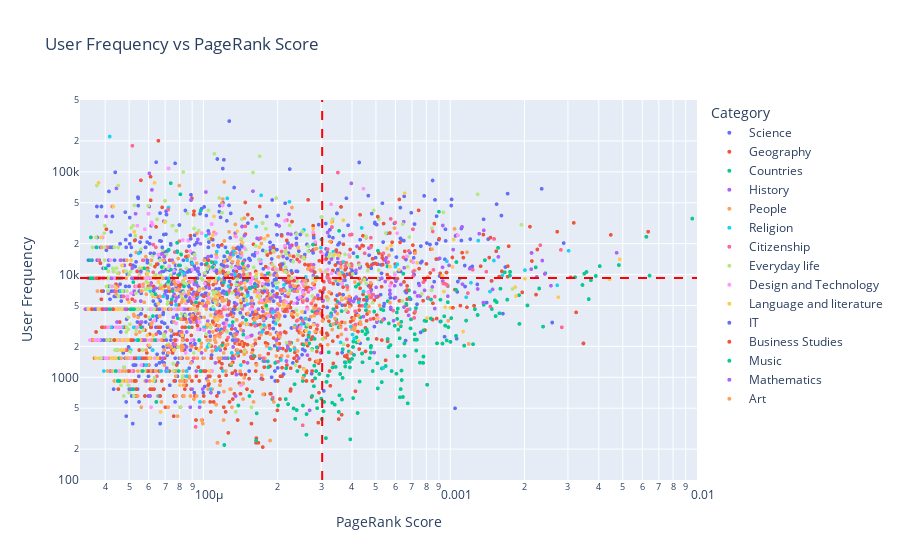

The notebook cell this image was saved under:
### Markdown cell above
# Pagerank vs user frequency

### Code cell
freVpr = get_pageVSfreq_data(data, df_filtered_hubs)
plot_pageVSfreq(freVpr, category=None)

### Figure 1 — Plotly figure (JSON) as saved in the notebook; plotly's stock layout.template omitted (floating-point values rounded to 4 significant figures; data arrays with more than 128 entries replaced by an {"elided": "..."} marker saying what was removed)
{"data": [{"customdata": {"elided": "840x1 str values"}, "hovertemplate": "Category=Science<br>PageRank Score=%{x}<br>User Frequency=%{y}<br>article_name=%{customdata[0]}<extra></extra>", "legendgroup": "Science", "marker": {"color": "#636efa", "opacity": 1, "size": 4, "symbol": "circle"}, "mode": "markers", "name": "Science", "showlegend": true, "type": "scattergl", "x": {"elided": "840 float values"}, "xaxis": "x", "y": {"elided": "840 float values"}, "yaxis": "y"}, {"customdata": {"elided": "860x1 str values"}, "hovertemplate": "Category=Geography<br>PageRank Score=%{x}<br>User Frequency=%{y}<br>article_name=%{customdata[0]}<extra></extra>", "legendgroup": "Geography", "marker": {"color": "#EF553B", "opacity": 1, "size": 4, "symbol": "circle"}, "mode": "markers", "name": "Geography", "showlegend": true, "type": "scattergl", "x": {"elided": "860 float values"}, "xaxis": "x", "y": {"elided": "860 float values"}, "yaxis": "y"}, {"customdata": {"elided": "223x1 str values"}, "hovertemplate": "Category=Countries<br>PageRank Score=%{x}<br>User Frequency=%{y}<br>article_name=%{customdata[0]}<extra></extra>", "legendgroup": "Countries", "marker": {"color": "#00cc96", "opacity": 1, "size": 4, "symbol": "circle"}, "mode": "markers", "name": "Countries", "showlegend": true, "type": "scattergl", "x": {"elided": "223 float values"}, "xaxis": "x", "y": {"elided": "223 float values"}, "yaxis": "y"}, {"customdata": {"elided": "374x1 str values"}, "hovertemplate": "Category=History<br>PageRank Score=%{x}<br>User Frequency=%{y}<br>article_name=%{customdata[0]}<extra></extra>", "legendgroup": "History", "marker": {"color": "#ab63fa", "opacity": 1, "size": 4, "symbol": "circle"}, "mode": "markers", "name": "History", "showlegend": true, "type": "scattergl", "x": {"elided": "374 float values"}, "xaxis": "x", "y": {"elided": "374 float values"}, "yaxis": "y"}, {"customdata": {"elided": "519x1 str values"}, "hovertemplate": "Category=People<br>PageRank Score=%{x}<br>User Frequency=%{y}<br>article_name=%{customdata[0]}<extra></extra>", "legendgroup": "People", "marker": {"color": "#FFA15A", "opacity": 1, "size": 4, "symbol": "circle"}, "mode": "markers", "name": "People", "showlegend": true, "type": "scattergl", "x": {"elided": "519 float values"}, "xaxis": "x", "y": {"elided": "519 float values"}, "yaxis": "y"}, {"customdata": [["Christianity"], ["Religion"], ["Roman Catholic Church"], ["Philosophy"], ["Islam"], ["Greek mythology"], ["Norse mythology"], ["Jesus"], ["Roman mythology"], ["Judaism"], ["Bible"], ["God"], ["Church of England"], ["Buddhism"], ["Hinduism"], ["Age of Enlightenment"], ["Zeus"], ["Mind"], ["Deity"], ["Logic"], ["Pope"], ["Ethics"], ["Folklore"], ["Crusades"], ["Athena"], ["Political philosophy"], ["Confucianism"], ["Anglicanism"], ["Eastern Orthodox Church"], ["Thor"], ["Odin"], ["Existentialism"], ["Last Supper"], ["Apollo"], ["Atheism"], ["Spring Heeled Jack"], ["Anglican Communion"], ["Humanism"], ["Creationism"], ["Creationism"], ["Philosophy of mind"], ["Creation-evolution controversy"], ["Anarchism"], ["Names of God in Judaism"], ["Jupiter (mythology)"], ["Qur'an"], ["Spanish Inquisition"], ["Mysticism"], ["Mosque"], ["Celtic mythology"], ["Taoism"], ["Deluge (mythology)"], ["First Crusade"], ["Vampire"], ["Pentateuch"], ["Church of Ireland"], ["Mecca"], ["Heliocentrism"], ["Empiricism"], ["Trinity"], ["Religious Society of Friends"], ["Brahman"], ["Sikhism"], ["Shinto"], ["Allah"], ["Apostolic Succession"], ["Bahá'í Faith"], ["Atlantis"], ["Abbey"], ["Christian monasticism"], ["Dead Sea scrolls"], ["Utilitarianism"], ["Abbot"], ["Swastika"], ["Ganesha"], ["Zionism"], ["Flat Earth"], ["Flat Earth"], ["Scottish mythology"], ["East-West Schism"], ["Shroud of Turin"], ["Osiris"], ["Mormon"], ["Maya mythology"], ["Second Crusade"], ["Scottish Episcopal Church"], ["Agnosticism"], ["Idolatry"], ["Episcopal polity"], ["Abhidhamma Pitaka"], ["Jehovah"], ["Catholic social teaching"], ["Book of Common Prayer"], ["Kohlberg's stages of moral development"], ["Allegory in the Middle Ages"], ["First Council of Nicaea"], ["Pali Canon"], ["Sermon on the Mount"], ["Stoicism"], ["Quetzalcoatl"], ["Ghost Dance"], ["Consolation of Philosophy"], ["Albigensian Crusade"], ["German Crusade, 1096"], ["Isis"], ["Lindisfarne Gospels"], ["Slavic mythology"], ["Analytical Marxism"], ["Yeti"], ["Rama"], ["Anglican Church of Australia"], ["Opus Dei"], ["Opus Dei"], ["I Ching"], ["Tripitaka"], ["Papal conclave"], ["Vinaya"], ["Capitoline Triad"], ["Children's Crusade"], ["Ordination of women"], ["Dualism (philosophy of mind)"], ["Tao Te Ching"], ["Trimurti"]], "hovertemplate": "Category=Religion<br>PageRank Score=%{x}<br>User Frequency=%{y}<br>article_name=%{customdata[0]}<extra></extra>", "legendgroup": "Religion", "marker": {"color": "#19d3f3", "opacity": 1, "size": 4, "symbol": "circle"}, "mode": "markers", "name": "Religion", "showlegend": true, "type": "scattergl", "x": [0.003018, 0.001299, 0.002009, 0.001503, 0.002715, 0.0004376, 0.0001713, 0.0009692, 0.0002232, 0.001625, 0.001214, 0.001093, 0.0006105, 0.001449, 0.001161, 0.0006002, 0.0003363, 0.0002556, 0.0002994, 0.00037, 0.00081, 0.0005689, 0.000347, 0.0003637, 0.0001707, 0.0002599, 0.0003814, 0.0004453, 0.0006853, 0.0001025, 0.0001328, 0.0001416, 0.0001638, 0.0002122, 0.0004257, 4.171e-05, 0.0004529, 0.0001982, 0.0001124, 0.0001124, 0.0001132, 7.219e-05, 0.0003282, 0.0001249, 0.0001322, 0.000402, 0.0002268, 0.0001516, 0.0003597, 9.008e-05, 0.0003957, 0.0001342, 0.0001885, 8.338e-05, 0.0001449, 0.0002496, 0.0002682, 0.0001507, 0.0002351, 0.0002589, 0.0001604, 0.0001491, 0.0004083, 0.0001916, 0.0001964, 0.000191, 0.0005363, 7.749e-05, 0.0001102, 0.0001267, 8.607e-05, 0.0002342, 0.0001727, 0.0001275, 9.467e-05, 0.0002062, 5.466e-05, 5.466e-05, 5.975e-05, 0.0001759, 8.105e-05, 4.864e-05, 0.0001039, 4.695e-05, 0.000101, 0.0001052, 0.0001856, 0.0001149, 0.0001129, 0.0001155, 7.229e-05, 6.881e-05, 0.0001418, 6.088e-05, 4.616e-05, 0.0001335, 0.0001381, 0.0001302, 0.0001199, 5.072e-05, 4.249e-05, 5.865e-05, 8.551e-05, 6.226e-05, 6.736e-05, 4.603e-05, 4.222e-05, 5.22e-05, 4.681e-05, 9.691e-05, 6.605e-05, 4.653e-05, 4.653e-05, 4.853e-05, 8.549e-05, 3.95e-05, 7.145e-05, 4.293e-05, 6.335e-05, 5.478e-05, 3.553e-05, 0.0001071, 5.367e-05], "xaxis": "x", "y": [17060.0, 21430.0, 11060.0, 13720.0, 7866.0, 28480.0, 59170.0, 13490.0, 51140.0, 9811.0, 8343.0, 9135.0, 12580.0, 6842.0, 6023.0, 11930.0, 16700.0, 27260.0, 18270.0, 13250.0, 5855.0, 9372.0, 8718.0, 10450.0, 13810.0, 9496.0, 7801.0, 6847.0, 4604, 23940.0, 17100.0, 14680.0, 29350.0, 7938.0, 5353.0, 220992, 4925.0, 7437.0, 13150.0, 13150.0, 16740.0, 44889, 3903.0, 55250.0, 15650.0, 2606.0, 7269.0, 6278.0, 2185.0, 12790.0, 3111.0, 10050.0, 5883.0, 10230.0, 18416, 3289.0, 2734.0, 5146.0, 3187.0, 3727.0, 3348.0, 6139.0, 2381.0, 4297.0, 3325.0, 4275.0, 1235.0, 5064.0, 4604, 7673.0, 13810.0, 1883.0, 2762.0, 3187.0, 6139.0, 1473.0, 16110.0, 16110.0, 10740.0, 3223.0, 10740.0, 10740.0, 1973.0, 6906, 3069.0, 2093.0, 1918.0, 1918.0, 1842.0, 9208, 9208, 6139.0, 1315.0, 6906, 6906, 2302, 1726.0, 1726.0, 1151, 1842.0, 4604, 1315.0, 1023.0, 1842.0, 1151, 3069.0, 3069.0, 3069.0, 3069.0, 575.5, 657.7, 1535.0, 1535.0, 1535.0, 1151, 1151, 1151, 4604, 920.8, 1535.0, 4604, 767.3, 2302], "yaxis": "y"}, {"customdata": {"elided": "193x1 str values"}, "hovertemplate": "Category=Citizenship<br>PageRank Score=%{x}<br>User Frequency=%{y}<br>article_name=%{customdata[0]}<extra></extra>", "legendgroup": "Citizenship", "marker": {"color": "#FF6692", "opacity": 1, "size": 4, "symbol": "circle"}, "mode": "markers", "name": "Citizenship", "showlegend": true, "type": "scattergl", "x": {"elided": "193 float values"}, "xaxis": "x", "y": {"elided": "193 float values"}, "yaxis": "y"}, {"customdata": {"elided": "308x1 str values"}, "hovertemplate": "Category=Everyday life<br>PageRank Score=%{x}<br>User Frequency=%{y}<br>article_name=%{customdata[0]}<extra></extra>", "legendgroup": "Everyday life", "marker": {"color": "#B6E880", "opacity": 1, "size": 4, "symbol": "circle"}, "mode": "markers", "name": "Everyday life", "showlegend": true, "type": "scattergl", "x": {"elided": "308 float values"}, "xaxis": "x", "y": {"elided": "308 float values"}, "yaxis": "y"}, {"customdata": {"elided": "161x1 str values"}, "hovertemplate": "Category=Design and Technology<br>PageRank Score=%{x}<br>User Frequency=%{y}<br>article_name=%{customdata[0]}<extra></extra>", "legendgroup": "Design and Technology", "marker": {"color": "#FF97FF", "opacity": 1, "size": 4, "symbol": "circle"}, "mode": "markers", "name": "Design and Technology", "showlegend": true, "type": "scattergl", "x": {"elided": "161 float values"}, "xaxis": "x", "y": {"elided": "161 float values"}, "yaxis": "y"}, {"customdata": {"elided": "133x1 str values"}, "hovertemplate": "Category=Language and literature<br>PageRank Score=%{x}<br>User Frequency=%{y}<br>article_name=%{customdata[0]}<extra></extra>", "legendgroup": "Language and literature", "marker": {"color": "#FECB52", "opacity": 1, "size": 4, "symbol": "circle"}, "mode": "markers", "name": "Language and literature", "showlegend": true, "type": "scattergl", "x": {"elided": "133 float values"}, "xaxis": "x", "y": {"elided": "133 float values"}, "yaxis": "y"}, {"customdata": [["Computer"], ["Internet"], ["Computer science"], ["Microsoft Windows"], ["World Wide Web"], ["Microsoft"], ["Computer programming"], ["Programming language"], ["DVD"], ["Linux"], ["Integrated circuit"], ["Macintosh"], ["Compact Disc"], ["Google"], ["Unix"], ["IPod"], ["Central processing unit"], ["Cryptography"], ["Open source"], ["Wikipedia"], ["History of the Internet"], ["Windows XP"], ["Functional programming"], ["Speech synthesis"], ["Bioinformatics"], ["C++"], ["Floppy disk"], ["Gmail"], ["Internet Explorer"], ["Mozilla Firefox"], ["GNU"], ["Spyware"], ["OpenOffice.org"], ["Quantum computer"], ["History of computing hardware"], ["Markup language"], ["Imperative programming"], ["Windows Vista"], ["Perl"], ["Podcasting"], ["GNOME"], ["Commodore 64"], ["Wikimedia Foundation"], ["X Window System"], ["GNU Project"], ["GNU Project"], ["Enigma machine"], ["HTTP cookie"], ["TeX"], ["ASCII"], ["Brute force attack"], ["Ajax (programming)"], ["Python (programming language)"], ["Emacs"], ["Phishing"], ["BASIC"], ["Scheme programming language"], ["OpenBSD"], ["Windows 2000"], ["ZX Spectrum"], ["CPU cache"], ["RSS (file format)"], ["Acorn Computers"], ["Ubuntu (Linux distribution)"], ["Moore's Law"], ["Napster"], ["Wikinews"], ["Caesar cipher"]], "hovertemplate": "Category=IT<br>PageRank Score=%{x}<br>User Frequency=%{y}<br>article_name=%{customdata[0]}<extra></extra>", "legendgroup": "IT", "marker": {"color": "#636efa", "opacity": 1, "size": 4, "symbol": "circle"}, "mode": "markers", "name": "IT", "showlegend": true, "type": "scattergl", "x": [0.0008487, 0.00101, 0.0004278, 0.0003797, 0.0002237, 0.0003611, 0.0001199, 0.0002144, 0.0003821, 0.0003237, 0.00028, 0.0001515, 0.0002782, 0.0001428, 0.0003506, 8.881e-05, 0.0002271, 0.0002094, 0.0001382, 0.0001077, 4.392e-05, 0.000195, 0.0001973, 8.904e-05, 0.0001986, 0.0001892, 0.0001208, 5.431e-05, 0.0001214, 0.0001203, 0.000153, 0.0001052, 7.088e-05, 0.0001146, 5.444e-05, 0.0001228, 9.83e-05, 0.0001184, 0.0001765, 7.964e-05, 0.0001511, 6.884e-05, 7.021e-05, 0.0001411, 8.758e-05, 8.758e-05, 7.991e-05, 7.834e-05, 0.0001018, 0.0001325, 5.418e-05, 5.191e-05, 6.812e-05, 8.498e-05, 5.581e-05, 6.308e-05, 0.0001129, 8.666e-05, 0.0001313, 6.808e-05, 7.055e-05, 7.083e-05, 3.78e-05, 6.632e-05, 5.429e-05, 3.633e-05, 4.827e-05, 3.95e-05], "xaxis": "x", "y": [82500.0, 47030.0, 123500.0, 55360.0, 106500.0, 45610.0, 107700.0, 49493, 10080.0, 13100.0, 22840.0, 31720.0, 16260.0, 18820.0, 11180.0, 22310.0, 10870.0, 12661, 18416, 15130.0, 98986, 10230.0, 30690.0, 59850.0, 17500.0, 14200.0, 12170.0, 56780.0, 15070.0, 10740.0, 14320.0, 20718, 38370.0, 19180.0, 55248, 18416, 43738, 12500.0, 6906.0, 12280.0, 6697.0, 4250.0, 6906, 4250.0, 11050.0, 11050.0, 10130.0, 16880.0, 6577.0, 4604, 9208, 12280.0, 18416, 6139.0, 10740.0, 16110.0, 10740.0, 5525.0, 2302, 1417.0, 9208, 2302, 9208, 4604, 9208, 4604, 1535.0, 2302], "yaxis": "y"}, {"customdata": [["Microsoft"], ["Petroleum"], ["Economics"], ["Currency"], ["Money"], ["Sony"], ["Nintendo"], ["Industry"], ["United States dollar"], ["Natural gas"], ["Advertising"], ["Corporation"], ["Business"], ["Tourism"], ["Mining"], ["Manufacturing"], ["Finance"], ["British East India Company"], ["Euro"], ["Market"], ["Employment"], ["Organization"], ["Coin"], ["List of circulating currencies"], ["Globalization"], ["Infrastructure"], ["Wall Street"], ["World Trade Organization"], ["Pottery"], ["Stock"], ["Stock"], ["Gold standard"], ["Cooperative"], ["Banknote"], ["Pound sterling"], ["AT&T"], ["Corporate finance"], ["Supply and demand"], ["Adam Smith"], ["Guild"], ["Household income in the United States"], ["Oil refinery"], ["Mercantilism"], ["John Maynard Keynes"], ["Accountancy"], ["Logistics"], ["Land (economics)"], ["Company (law)"], ["BAE Systems"], ["Minimum wage"], ["North Sea oil"], ["Numismatics"], ["Investment banking"], ["Thomas Malthus"], ["Japanese yen"], ["Prospecting"], ["GlaxoSmithKline"], ["Bretton Woods system"], ["Economy of Africa"], ["Das Kapital"], ["BP"], ["World Bank Group"], ["Economy of India"], ["HSBC"], ["Royal Dutch Shell"], ["J. S. Fry & Sons"], ["Income disparity"], ["Demand Note"], ["Acorn Computers"], ["Sinclair Research Ltd"], ["Economy of Pakistan"], ["Supply chain management"], ["Intel Corporation"], ["Behavioral finance"], ["Rupee"], ["Economy of the Republic of Ireland"], ["Renminbi"], ["Economic inequality"], ["Vodafone"], ["Harley-Davidson"]], "hovertemplate": "Category=Business Studies<br>PageRank Score=%{x}<br>User Frequency=%{y}<br>article_name=%{customdata[0]}<extra></extra>", "legendgroup": "Business Studies", "marker": {"color": "#EF553B", "opacity": 1, "size": 4, "symbol": "circle"}, "mode": "markers", "name": "Business Studies", "showlegend": true, "type": "scattergl", "x": [0.0003611, 0.001578, 0.00102, 0.003237, 0.0005087, 0.0002657, 0.0001576, 0.0007886, 0.001169, 0.0009662, 0.0003457, 0.0004441, 0.0005135, 0.001026, 0.0006681, 0.0005555, 0.0004603, 0.0003428, 0.00125, 0.0003904, 0.0004465, 0.0002272, 0.0003591, 0.0002286, 0.0002329, 0.0003467, 0.0001789, 0.0004292, 0.000298, 0.0003142, 0.0003142, 0.000266, 0.0002226, 0.0003079, 0.0004278, 0.0001295, 9.126e-05, 0.0002847, 0.0004231, 0.0002135, 6.43e-05, 0.0001288, 0.0001603, 0.0002039, 0.0001201, 9.465e-05, 8.497e-05, 0.0001197, 9.387e-05, 0.0001407, 0.0001004, 0.0002162, 4.046e-05, 0.0001376, 0.0001468, 5.24e-05, 9.297e-05, 0.0001403, 5.485e-05, 9.165e-05, 5.812e-05, 0.0001565, 5.687e-05, 0.0001093, 7.707e-05, 3.703e-05, 4.888e-05, 5.645e-05, 3.78e-05, 5.113e-05, 4.31e-05, 5.276e-05, 4.354e-05, 3.896e-05, 5e-05, 4.05e-05, 0.0001376, 5.976e-05, 6.689e-05, 3.535e-05], "xaxis": "x", "y": [45610.0, 9533.0, 14680.0, 4288.0, 36680.0, 53460.0, 34880.0, 9022.0, 4806.0, 10460.0, 17320.0, 19020.0, 16220.0, 4761.0, 7070.0, 9988.0, 12610.0, 12380.0, 4984.0, 10080.0, 5683.0, 19070.0, 9208, 32800.0, 8696.0, 4800.0, 11920.0, 4967.0, 4176.0, 14200.0, 14200.0, 12400.0, 8441.0, 7162.0, 1883.0, 7980.0, 38370.0, 5023.0, 2787.0, 4395.0, 29160.0, 4119.0, 4062.0, 3223.0, 10740.0, 6446.0, 14963, 7893.0, 6330.0, 3187.0, 6139.0, 4604, 27624, 2302, 2125.0, 9208, 3837.0, 2093.0, 7673.0, 3683.0, 1535.0, 1535.0, 1535.0, 3453, 2302, 9208, 4604, 9208, 9208, 2302, 4604, 1535.0, 2302, 4604, 1151, 4604, 383.7, 1151, 657.7, 4604], "yaxis": "y"}, {"customdata": [["Music"], ["Jazz"], ["The Beatles"], ["Musical instrument"], ["Hip hop music"], ["Folk music"], ["Music of the United States"], ["Guitar"], ["Piano"], ["American popular music"], ["Salsa music"], ["Rhythm and blues"], ["Nirvana (band)"], ["The Rolling Stones"], ["Reggae"], ["Synthesizer"], ["Trumpet"], ["U2"], ["Rapping"], ["Renaissance music"], ["Alternative rock"], ["Clarinet"], ["Queen (band)"], ["Flute"], ["Bluegrass music"], ["A cappella"], ["Oasis (band)"], ["Reggaeton"], ["Arctic Monkeys"], ["Recorder"], ["Drum and bass"], ["Ragtime"], ["Brass instrument"], ["Double bass"], ["Medieval music"], ["Gregorian chant"], ["Saxophone"], ["Music of Spain"], ["The Supremes"], ["Cello"], ["Ska"], ["I Want to Hold Your Hand"], ["Tin whistle"], ["Music of Barbados"], ["Duran Duran"], ["Music of the trecento"], ["The Temptations"], ["Atonality"], ["Van Halen"], ["Eurovision Song Contest"], ["The Beatles discography"], ["Music of Hawaii"], ["The Smiths"], ["Music of Ireland"], ["Glastonbury Festival"], ["Ray of Light"], ["Iron Maiden"], ["Bohemian Rhapsody"], ["Sgt. Pepper's Lonely Hearts Club Band"], ["The Rite of Spring"], ["Music of New Zealand"], ["Hey Jude"], ["Beatles for Sale"], ["Guqin"], ["Music of the Bahamas"], ["Music of Dominica"], ["Music of Trinidad and Tobago"], ["Ladysmith Black Mambazo"]], "hovertemplate": "Category=Music<br>PageRank Score=%{x}<br>User Frequency=%{y}<br>article_name=%{customdata[0]}<extra></extra>", "legendgroup": "Music", "marker": {"color": "#00cc96", "opacity": 1, "size": 4, "symbol": "circle"}, "mode": "markers", "name": "Music", "showlegend": true, "type": "scattergl", "x": [0.0009002, 0.0005094, 0.000301, 0.0003545, 0.0002779, 0.0004202, 7.373e-05, 0.0002881, 0.0004254, 8.067e-05, 9.741e-05, 0.0001442, 7.231e-05, 0.000182, 0.0001242, 0.000109, 0.0001622, 0.0001546, 8.04e-05, 7.822e-05, 9.338e-05, 0.0001422, 0.0001508, 0.00018, 0.0001033, 0.0001081, 0.000121, 6.77e-05, 7.834e-05, 7.386e-05, 8.127e-05, 8.341e-05, 7.938e-05, 9.332e-05, 7.217e-05, 7.497e-05, 0.0001315, 5.2e-05, 5.755e-05, 7.865e-05, 8.739e-05, 4.573e-05, 6.392e-05, 5.128e-05, 6.247e-05, 3.497e-05, 4.021e-05, 7.448e-05, 5.235e-05, 9.607e-05, 3.699e-05, 3.549e-05, 6.367e-05, 5.052e-05, 4.172e-05, 3.491e-05, 0.0001537, 3.523e-05, 5.672e-05, 5.586e-05, 3.46e-05, 4.499e-05, 4.564e-05, 7.937e-05, 4.413e-05, 4.569e-05, 5.151e-05, 5.449e-05], "xaxis": "x", "y": [41020.0, 17090.0, 21960.0, 26660.0, 19610.0, 14920.0, 77610.0, 9464.0, 8037.0, 60510.0, 41900.0, 12800.0, 17430.0, 10250.0, 6480.0, 11840.0, 7673.0, 7325.0, 12280.0, 20390.0, 8396.0, 7269.0, 8901.0, 4972.0, 12790.0, 13240.0, 8371.0, 11840.0, 16570.0, 11180.0, 15650.0, 7673.0, 9866.0, 5371.0, 8550.0, 6906, 3453, 8441.0, 11510, 3767.0, 3069.0, 9208, 6446.0, 4604, 3946.0, 23020, 11510, 5755, 4604, 2302, 18416, 9208, 2302, 4604, 4604, 13812, 657.7, 9208, 1151, 3069.0, 9208, 920.8, 1535.0, 1151, 1151, 920.8, 767.3, 2302], "yaxis": "y"}, {"customdata": [["Mathematics"], ["Information"], ["Geometry"], ["Arithmetic"], ["Algorithm"], ["Game theory"], ["Number"], ["Algebra"], ["Calculus"], ["Statistics"], ["Sphere"], ["Abacus"], ["Prime number"], ["Symmetry"], ["Pythagorean theorem"], ["Differential equation"], ["Trigonometry"], ["Applied mathematics"], ["Measurement"], ["Euclidean geometry"], ["Mathematical analysis"], ["Topology"], ["Boolean logic"], ["Group (mathematics)"], ["Probability theory"], ["Set"], ["Quantity"], ["Fractal"], ["Trigonometric function"], ["Matrix (mathematics)"], ["Fundamental theorem of arithmetic"], ["Linear algebra"], ["Pi"], ["Elementary algebra"], ["Ordinary differential equation"], ["Manifold"], ["Nash equilibrium"], ["Elementary arithmetic"], ["Polar coordinate system"], ["Elementary group theory"], ["Venn diagram"], ["Ordinal number"]], "hovertemplate": "Category=Mathematics<br>PageRank Score=%{x}<br>User Frequency=%{y}<br>article_name=%{customdata[0]}<extra></extra>", "legendgroup": "Mathematics", "marker": {"color": "#ab63fa", "opacity": 1, "size": 4, "symbol": "circle"}, "mode": "markers", "name": "Mathematics", "showlegend": true, "type": "scattergl", "x": [0.001368, 0.0003975, 0.0004151, 0.00022, 0.0002242, 0.0002263, 0.0002028, 0.0002243, 0.0003303, 0.000501, 0.0002906, 0.0001651, 0.0002106, 0.000225, 0.0001413, 0.0002605, 0.0001306, 0.0001288, 0.0001517, 0.0001934, 0.0001864, 0.0002055, 6.949e-05, 0.0001469, 9.418e-05, 0.0001899, 9.523e-05, 7.787e-05, 8.808e-05, 0.0001206, 9.182e-05, 9.03e-05, 0.0001358, 5.15e-05, 8.885e-05, 0.0001319, 5.79e-05, 5.135e-05, 4.246e-05, 4.829e-05, 4.01e-05, 5.879e-05], "xaxis": "x", "y": [26980.0, 77280.0, 10990.0, 24990.0, 18240.0, 24640.0, 29750.0, 19110.0, 14150.0, 7507.0, 6278.0, 22510.0, 14960.0, 7607.0, 16110.0, 8696.0, 13040.0, 15860.0, 12140.0, 9916.0, 5832.0, 5525.0, 14963, 4988.0, 7893.0, 4604, 11510, 5919.0, 5919.0, 3348.0, 8057.0, 6446.0, 2302, 11510, 3453, 1973.0, 2302, 9208, 9208, 4604, 4604, 920.8], "yaxis": "y"}, {"customdata": [["Art"], ["Painting"], ["Drama"], ["Fine art"], ["Italian Renaissance"], ["Photography"], ["Drawing"], ["Visual arts"], ["Sculpture"], ["Impressionism"], ["Textile"], ["Pottery"], ["Baroque"], ["Cubism"], ["Mona Lisa"], ["National Gallery, London"], ["Jewellery"], ["Neoclassicism"], ["Expressionism"], ["Mosaic"], ["Abstract art"], ["Printmaking"], ["Brush"], ["Calligraphy"], ["Stained glass"], ["The Last Supper (Leonardo)"], ["Buddhist art"], ["Oil painting"], ["Constructivism (art)"], ["Sistine Chapel ceiling"], ["Pre-Raphaelite Brotherhood"], ["Kitsch"], ["Watercolor painting"]], "hovertemplate": "Category=Art<br>PageRank Score=%{x}<br>User Frequency=%{y}<br>article_name=%{customdata[0]}<extra></extra>", "legendgroup": "Art", "marker": {"color": "#FFA15A", "opacity": 1, "size": 4, "symbol": "circle"}, "mode": "markers", "name": "Art", "showlegend": true, "type": "scattergl", "x": [0.001042, 0.0003259, 0.0002873, 0.0001199, 0.0001467, 0.0002585, 0.0001321, 0.0001426, 0.0003911, 0.0001986, 0.0004079, 0.000298, 0.0003594, 0.0001472, 0.0001312, 0.0001394, 9.917e-05, 0.0001419, 0.0001216, 0.000233, 0.000105, 0.0001165, 6.895e-05, 0.0001439, 0.0001155, 6.844e-05, 6.686e-05, 6.658e-05, 7.243e-05, 4.891e-05, 4.869e-05, 4.641e-05, 4.711e-05], "xaxis": "x", "y": [27870.0, 20950.0, 17920.0, 54330.0, 35420.0, 8632.0, 18130.0, 16250.0, 4860.0, 9809.0, 3719.0, 4176.0, 3069.0, 7512.0, 13350.0, 7059.0, 5180.0, 2899.0, 5591.0, 3069.0, 5312.0, 6278.0, 13812, 3376.0, 3165.0, 9208, 7366.0, 3946.0, 2046.0, 13812, 1535.0, 1535.0, 1151], "yaxis": "y"}], "layout": {"legend": {"title": {"text": "Category"}, "tracegroupgap": 0}, "shapes": [{"line": {"color": "red", "dash": "dash"}, "type": "line", "x0": 0.0003028, "x1": 0.0003028, "xref": "x", "y0": 0, "y1": 1, "yref": "y domain"}, {"line": {"color": "red", "dash": "dash"}, "type": "line", "x0": 0, "x1": 1, "xref": "x domain", "y0": 9248.0, "y1": 9248.0, "yref": "y"}], "title": {"text": "User Frequency vs PageRank Score"}, "xaxis": {"anchor": "y", "domain": [0, 1], "range": [-4.5, -2], "title": {"text": "PageRank Score"}, "type": "log"}, "yaxis": {"anchor": "x", "domain": [0, 1], "range": [2, 5.7], "title": {"text": "User Frequency"}, "type": "log"}}}
